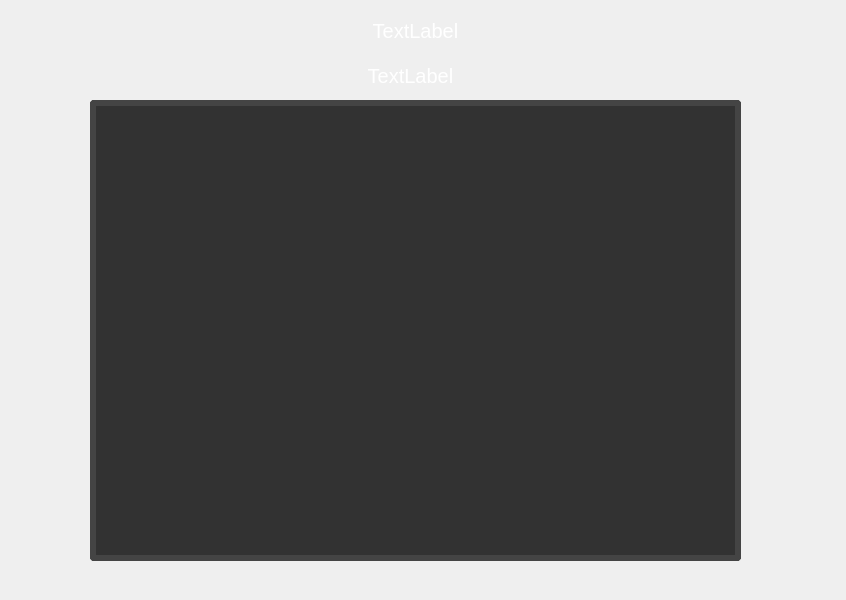
<?xml version="1.0" encoding="UTF-8"?>
<ui version="4.0">
 <class>ResultScreen</class>
 <widget class="QWidget" name="ResultScreen">
  <property name="geometry">
   <rect>
    <x>0</x>
    <y>0</y>
    <width>846</width>
    <height>600</height>
   </rect>
  </property>
  <property name="minimumSize">
   <size>
    <width>800</width>
    <height>600</height>
   </size>
  </property>
  <property name="windowTitle">
   <string>Login</string>
  </property>
  <widget class="QLabel" name="label_Title">
   <property name="geometry">
    <rect>
     <x>300</x>
     <y>10</y>
     <width>231</width>
     <height>41</height>
    </rect>
   </property>
   <property name="styleSheet">
    <string notr="true">font-family: &quot;Press Start 2P&quot;;
font-size: 20px;
color: #FFFFFF;</string>
   </property>
   <property name="text">
    <string>TextLabel</string>
   </property>
   <property name="alignment">
    <set>Qt::AlignCenter</set>
   </property>
  </widget>
  <widget class="QLabel" name="label_Outcome">
   <property name="geometry">
    <rect>
     <x>300</x>
     <y>50</y>
     <width>221</width>
     <height>51</height>
    </rect>
   </property>
   <property name="styleSheet">
    <string notr="true">font-family: &quot;Press Start 2P&quot;;
font-size: 20px;
color: #FFFFFF;</string>
   </property>
   <property name="text">
    <string>TextLabel</string>
   </property>
   <property name="alignment">
    <set>Qt::AlignCenter</set>
   </property>
  </widget>
  <widget class="QTableWidget" name="table_Ranking">
   <property name="geometry">
    <rect>
     <x>90</x>
     <y>100</y>
     <width>651</width>
     <height>461</height>
    </rect>
   </property>
   <property name="styleSheet">
    <string notr="true">QTableWidget {
    background-color: rgba(20, 20, 20, 220);
    color: #CCCCCC;
    gridline-color: #333333;
    font-family: &quot;Press Start 2P&quot;;
    font-size: 10pt;
    border: 6px solid #444444;       
    border-radius: 4px;
    selection-background-color: #333333;
    selection-color: #FFFFFF;
    outline: none;
}

QHeaderView::section {
    background-color: #000000;
    color: #EEEEEE;
    padding: 8px;
    border: 2px solid #444444;
    border-bottom: 4px solid #444444;
    font-family: &quot;Press Start 2P&quot;;
    font-size: 11pt;
    font-weight: bold;
}

QTableWidget::item {
    padding: 5px;
    border-bottom: 1px solid #222;
}

QScrollBar:vertical {
    border: 2px solid #444444;
    background: #000000;
    width: 20px;
    margin: 0px;
}
QScrollBar::handle:vertical {
    background: #666666;
    min-height: 20px;
    border: 2px solid #444444;
}
QScrollBar::add-line:vertical, QScrollBar::sub-line:vertical {
    background: none;
}</string>
   </property>
   <property name="selectionMode">
    <enum>QAbstractItemView::NoSelection</enum>
   </property>
  </widget>
 </widget>
 <resources/>
 <connections/>
</ui>
